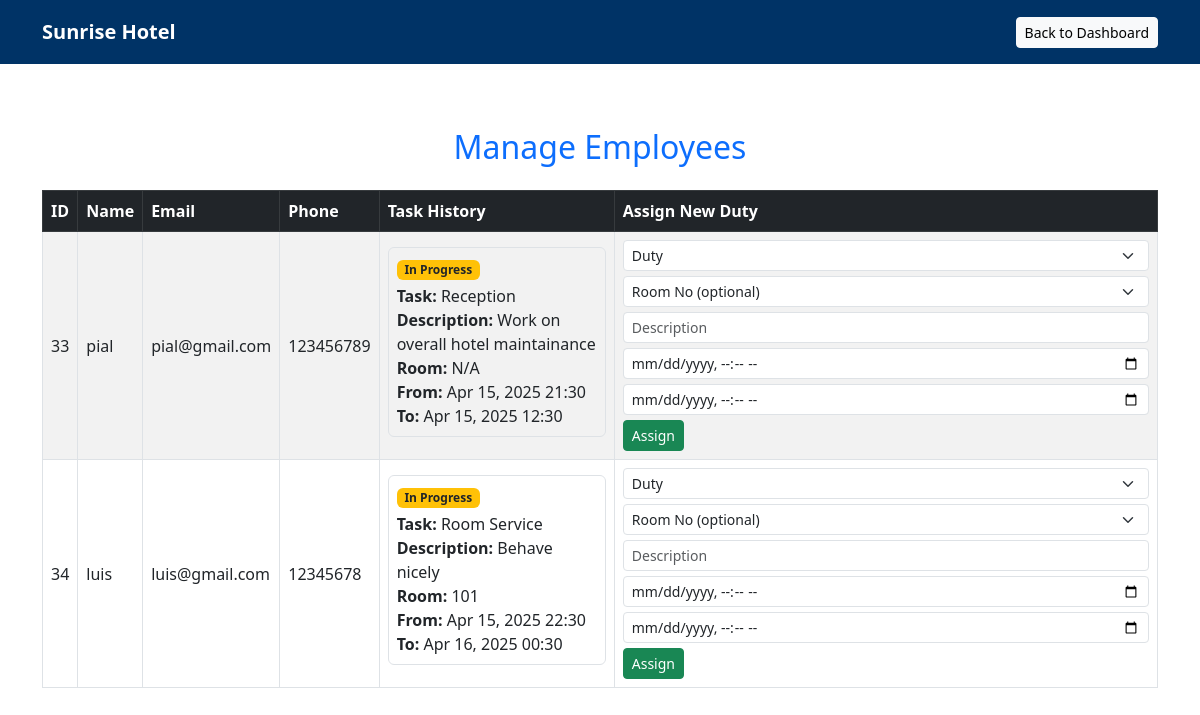
The app's page /admin/manage_employee/m_e.php with its own data.
### tables this page shows
CREATE TABLE `users` (
  `id` int(11) NOT NULL,
  `name` varchar(255) NOT NULL,
  `email` varchar(255) NOT NULL,
  `password` varchar(255) NOT NULL,
  `role` enum('guest','employee','admin') NOT NULL,
  `contact_number` varchar(20) DEFAULT NULL,
  `address` text DEFAULT NULL,
  `created_at` timestamp NOT NULL DEFAULT current_timestamp(),
  `duty` varchar(100) DEFAULT NULL
);

CREATE TABLE `task` (
  `id` int(11) NOT NULL,
  `emp_id` int(11) NOT NULL,
  `task` varchar(255) NOT NULL,
  `assigned_at` datetime DEFAULT current_timestamp(),
  `start_time` datetime DEFAULT NULL,
  `end_time` datetime DEFAULT NULL,
  `task_description` text DEFAULT NULL,
  `status` varchar(50) DEFAULT NULL,
  `room_number` varchar(10) DEFAULT NULL
);

### admin/manage_employee/m_e.php (the view, shortened to what this page needs)
<?php
$db = DatabaseConnection::getInstance();
$conn = $db->getConnection();
?>
<!DOCTYPE html>
<html lang="en">
<head>
  <link href="https://cdn.jsdelivr.net/npm/bootstrap@5.3.0/dist/css/bootstrap.min.css" rel="stylesheet">
</head>
<body>
<nav class="navbar navbar-expand-lg">
  <div class="container d-flex justify-content-between align-items-center">
    <a class="navbar-brand fw-bold text-white" href="#">Sunrise Hotel</a>
    <a href="../admin_dashboard.php" class="btn btn-light btn-sm">Back to Dashboard</a>
  </div>
</nav>
<div class="container my-5">
  <h2 class="text-center text-primary mb-4">Manage Employees</h2>
  <div class="table-responsive">
    <table class="table table-bordered table-striped align-middle">
      <thead class="table-dark">
        <tr>
          <th>ID</th>
          <th>Name</th>
          <th>Email</th>
          <th>Phone</th>
          <th>Task History</th>
          <th>Assign New Duty</th>
        </tr>
      </thead>
      <tbody>
      <?php
      $result = $conn->query("SELECT id, name, email, contact_number FROM users WHERE role = 'employee'");
      if ($result->num_rows > 0):
        while ($row = $result->fetch_assoc()):
          $empId = $row['id'];
      ?>
      <tr>
        <td><?= htmlspecialchars($row['id']) ?></td>
        <td><?= htmlspecialchars($row['name']) ?></td>
        <td><?= htmlspecialchars($row['email']) ?></td>
        <td><?= htmlspecialchars($row['contact_number']) ?></td>
        <td>
          <?php
            $taskQuery = $conn->query("SELECT task, task_description, start_time, end_time, room_number, status FROM task WHERE emp_id = $empId ORDER BY id DESC");
            if ($taskQuery && $taskQuery->num_rows > 0) {
                echo "<div class='task-history'>";
                while ($taskRow = $taskQuery->fetch_assoc()) {
                    $status = $taskRow['status'] ?? 'Not Started';
                    $badgeClass = match ($status) {
                        'Completed' => 'bg-success',
                        'In Progress' => 'bg-warning text-dark',
                        default => 'bg-secondary'
                    };
                    echo "<div class='border rounded p-2 mb-2'>";
                    echo "<span class='badge $badgeClass mb-1'>$status</span><br>";
                    echo "<strong>Task:</strong> " . htmlspecialchars($taskRow['task']) . "<br>";
                    echo "<strong>Description:</strong> " . htmlspecialchars($taskRow['task_description']) . "<br>";
                    echo "<strong>Room:</strong> " . (!empty($taskRow['room_number']) ? htmlspecialchars($taskRow['room_number']) : 'N/A') . "<br>";
                    echo "<strong>From:</strong> " . date("M d, Y H:i", strtotime($taskRow['start_time'])) . "<br>";
                    echo "<strong>To:</strong> " . date("M d, Y H:i", strtotime($taskRow['end_time'])) . "</div>";
                }
                echo "</div>";
            } else {
                echo "No tasks assigned.";
            }
          ?>
        </td>
        <td>
          <form action="" method="POST" class="form-inline-fields">
            <select class="form-select form-select-sm" name="newDuty" required>
              <option value="" selected disabled>Duty</option>
            </select>
            <select class="form-select form-select-sm" name="room_number">
              <option value="" selected disabled>Room No (optional)</option>
            </select>
            <input type="text" name="description" class="form-control form-control-sm" placeholder="Description" required>
            <input type="datetime-local" name="start_time" class="form-control form-control-sm" required>
            <input type="datetime-local" name="end_time" class="form-control form-control-sm" required>
            <button type="submit" class="btn btn-success btn-sm">Assign</button>
          </form>
        </td>
      </tr>
      <?php endwhile; else: ?>
        <tr><td colspan="6" class="text-center">No employee records found.</td></tr>
      <?php endif; ?>
      </tbody>
    </table>
  </div>
</div>
</body>
</html>

### admin/manage_employee/m_e.php (style rules this page uses)
.navbar { background-color: #003366 !important; position: fixed; top: 0; width: 100%; z-index: 1000; padding: 12px; }
body { padding-top: 80px; }
.form-inline-fields { display: flex; flex-wrap: wrap; gap: 5px; align-items: center; }
.task-history { max-height: 200px; overflow-y: auto; scrollbar-width: thin; }

### records on screen
users: id "33", name "pial", email "pial@gmail.com", contact_number "123456789"
task: status "In Progress", task "Reception", task_description "Work on overall hotel maintainance", shows "N/A", start_time "Apr 15, 2025 21:30", end_time "Apr 15, 2025 12:30"
users: id "34", name "luis", email "luis@gmail.com", contact_number "12345678"
task: status "In Progress", task "Room Service", task_description "Behave nicely", room_number "101", start_time "Apr 15, 2025 22:30", end_time "Apr 16, 2025 00:30"
